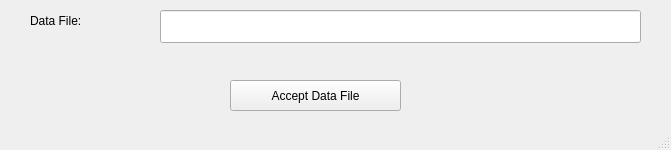
<?xml version="1.0" encoding="UTF-8"?>
<ui version="4.0">
 <class>MainWindow</class>
 <widget class="QMainWindow" name="MainWindow">
  <property name="geometry">
   <rect>
    <x>0</x>
    <y>0</y>
    <width>671</width>
    <height>150</height>
   </rect>
  </property>
  <property name="windowTitle">
   <string>Accept Data File</string>
  </property>
  <widget class="QWidget" name="centralwidget">
   <widget class="QPushButton" name="pushButton">
    <property name="geometry">
     <rect>
      <x>230</x>
      <y>80</y>
      <width>171</width>
      <height>31</height>
     </rect>
    </property>
    <property name="text">
     <string>Accept Data File</string>
    </property>
   </widget>
   <widget class="QLineEdit" name="lineEdit">
    <property name="geometry">
     <rect>
      <x>160</x>
      <y>10</y>
      <width>481</width>
      <height>33</height>
     </rect>
    </property>
   </widget>
   <widget class="QLabel" name="label">
    <property name="geometry">
     <rect>
      <x>30</x>
      <y>10</y>
      <width>121</width>
      <height>21</height>
     </rect>
    </property>
    <property name="text">
     <string>Data File:</string>
    </property>
   </widget>
  </widget>
  <widget class="QStatusBar" name="statusbar"/>
 </widget>
 <resources/>
 <connections/>
</ui>
